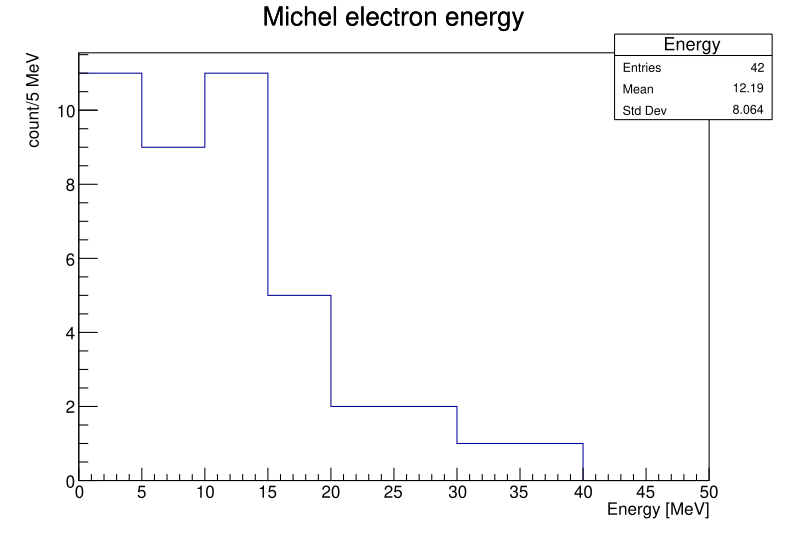

The Python source for this figure:
import ROOT as rt
import numpy as np
import pandas as pd
import matplotlib.pyplot as plt

[SphotonCharge,SphotonError]=[93558636508.93161,27594809057.003414]
def ChargeIntergral(FilePath,CHName):
    # Read data
    wave=pd.read_csv(FilePath)
    t = wave['Time(s)'].values
    ch = wave[CHName].values
    BaseLine = np.average(ch[700:1000]) #BaseLine
    min = np.min(ch)
    miniter = np.argmin(ch)
    # Traverse arrays to find the integral interval
    Thd = ch - (0.1 * min + 0.9 * BaseLine)
    [iterbegin,iterend]=[miniter,miniter]
    while (Thd[iterbegin] < 0):
        iterbegin -= 1
    while (Thd[iterend] < 0):
        iterend += 1
    # Charge Intergral
    [Q,Qvar]=[0,0]
    for j in range(iterbegin, iterend):
        delta_t = t[j + 1] - t[j]
        Q += delta_t * (BaseLine - ch[j])
    # Calculate the Charge Error Because of baseline
    print(Q)
    return Q

f=5016837581.882691 

hq=rt.TH1F("Energy","Energy",10,0,50)
for i in range(5,47):
    FilePath="../../ExperimentData/michel/mu"+str(i)+".csv"
    q1=ChargeIntergral(FilePath,"CH1V")
    q2=ChargeIntergral(FilePath,"CH2V")
 #   print(q1,q1)
    hq.Fill(np.sqrt(q1*q2)*f)

# rt.gStyle.SetOptFit(1111)
# f=rt.TF1("f","gaus",1e-9,4e-9)
# hq.Fit(f,"","",1e-9,4e-9)
c1=rt.TCanvas()
hq.SetXTitle("Energy [MeV]")
hq.SetYTitle("count/5 MeV")
hq.SetTitle("Michel electron energy")

hq.Draw()
c1.SaveAs("michel.pdf")

# meanqq=f.GetParameter("Mean")
# depth=5
# DE=1.936*1.03*5
# fp=DE/meanqq
# fe=f.GetParameter("Sigma")*DE/meanqq**2
# #f=8.66e10 (MeV*s^-1*mV^*1)
# #f=5016837581.882691 
# print(meanqq,hq.GetMeanError())
# print(fp,fe)
# print("Energy resolution:", fp/fe)
# L=1.5
# [L0,L0e]=[1.6432367739667197,0.13148465514315455]

# PE=fp*SphotonCharge*np.exp(L/2/L0)
# PEE=PE*np.sqrt((fe/fp)**2+(SphotonError/SphotonCharge)**2+(L/2/L0**2*L0e)**2)
# print(PE,PEE)
